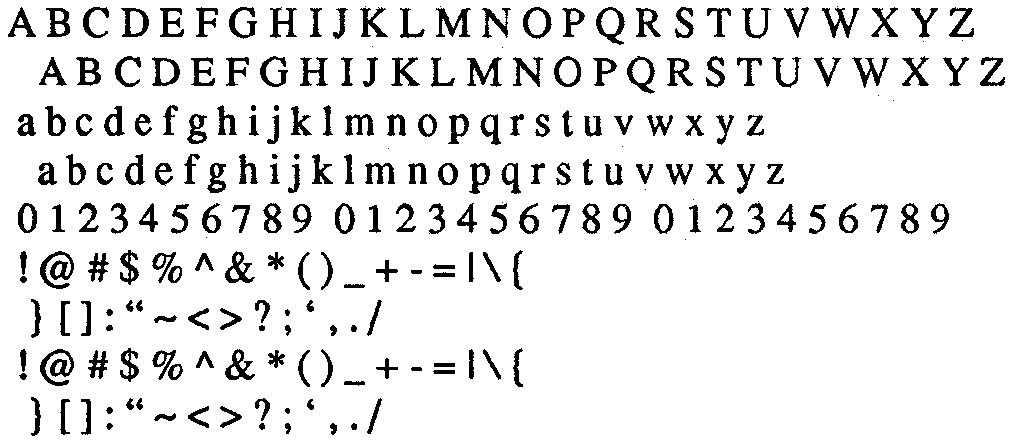
#> input picture src/page/pagec.png, 1021 x 446 px
$ python test.py
#> lines starting #> are read from the running program, lines starting #| are printed output that depends on the picture; after the words box and inside, x2 and y2 are one past the last pixel; in counts of white or black regions, pixels touching at a corner belong together
#> `pagec = imread('page/pagec.png')`: pagec: shape (446, 1021) float32; values 0 (black) and 1 (white), 90.3% white; 232 black regions (18 under 20 px), largest, box (x1, y1, x2, y2) and area: (40, 251, 74, 289) 570, (40, 349, 74, 386) 550, (436, 8, 471, 37) 460
### src/preprocessing.py
import numpy as np
import scipy.ndimage as ndi
import scipy.stats as stats
import skimage.filters as filters
from numba import njit
from numba.typed import List

from constants import FGROUND, BGROUND
from image_processing import hrlsa


def rgb2gray(rgb):
    # L = R * 299/1000 + G * 587/1000 + B * 114/1000
    return np.dot(rgb[..., :3], [0.299, 0.587, 0.114]).astype(np.uint8)


# [19 lines left out: function threshold_otsu, not called in this run]


def binarize(image, threshold=filters.threshold_otsu):
    if image.dtype == np.float32:
        image *= 255
        image = image.astype(np.uint8)
    if image.ndim >= 3:
        image = rgb2gray(image)
    if image.dtype == np.uint8:
        gray_levels = np.unique(image)
#> gray_levels = [0, 255]
        if len(gray_levels) > 2:
            t = threshold(image)
        else:
            t = max(gray_levels)
#> t = 255
        image = np.where(image < t, FGROUND, BGROUND).astype(bool)
    return image


# Implementation of 'Border noise removal' from
# A simple and effective approach for border noise removal from document images (https://ieeexplore.ieee.org/document/5383115)


# [88 lines left out: functions remove_border_noise, border_concomp_removal, border_pixel_filter, not called in this run]


# Implementation of 'Skew detection' from
# Skew detection and block classification of printed documents (https://www.sciencedirect.com/science/article/abs/pii/S0262885600000986)


def correct_skew(image):
    skew_angle = detect_skew(image)
    return ndi.rotate(image, -skew_angle, cval=BGROUND, order=0, prefilter=False)


def detect_skew(image):
    T = 20
    smoothed_image = hrlsa(image.copy(), T)
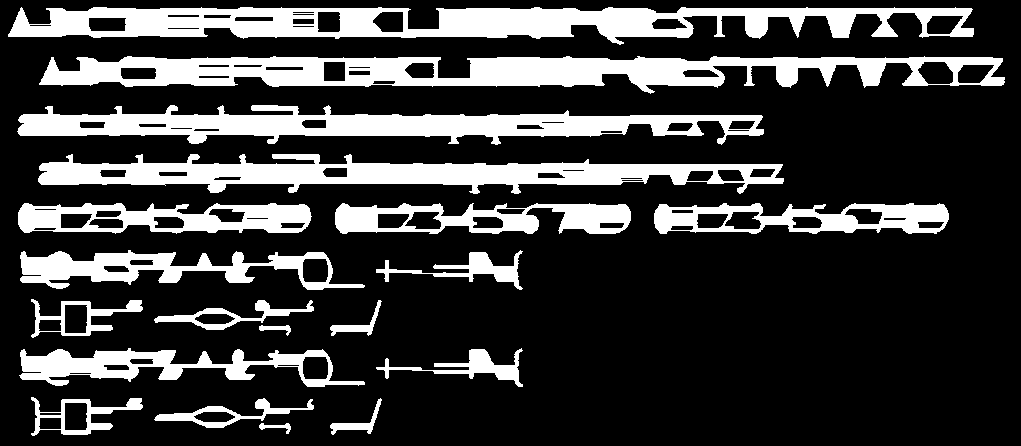
#> smoothed_image: shape (446, 1021) bool; 23.1% white; 19 white regions, largest, box (x1, y1, x2, y2) and area: (8, 7, 974, 45) 19721, (39, 56, 1005, 94) 19563, (17, 105, 764, 145) 14699

    def fground_bground_transitions(iline, oline):
        np.logical_and(iline[:-1] == FGROUND, iline[1:] == BGROUND, out=oline)
    burst_image = ndi.generic_filter1d(
        smoothed_image.T, fground_bground_transitions, 2, mode='constant', cval=0, origin=-1).T
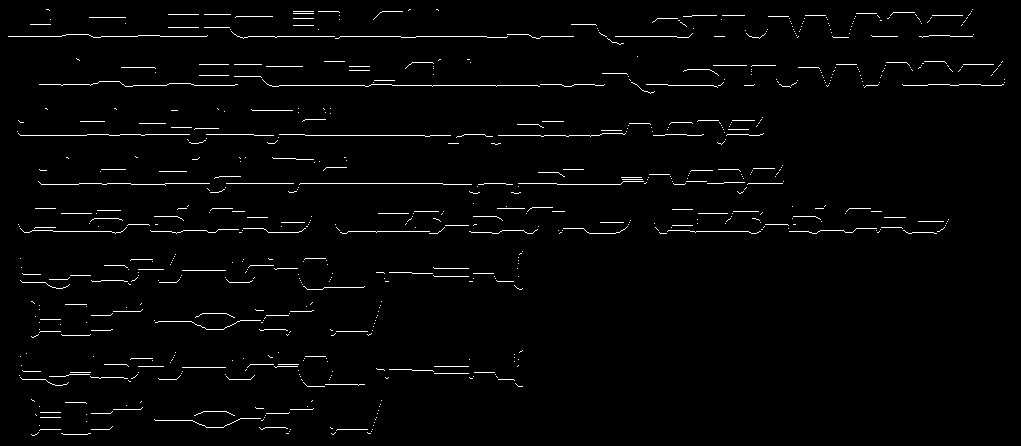
#> burst_image: shape (446, 1021) bool; 2% white in thin lines or dots

#> (the run stopped early here; a loop or call above may not have finished)
